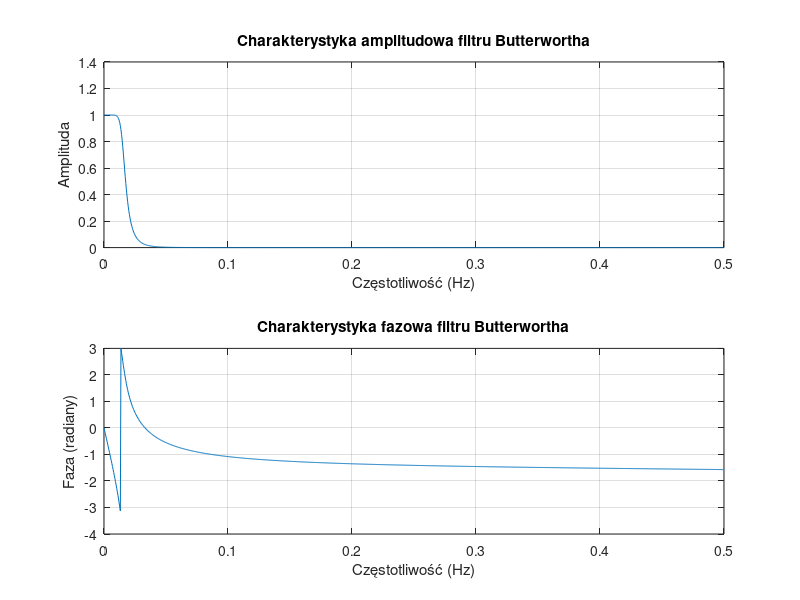

Reproduce this figure in MATLAB.
%% Zad5
clear variables
clc

%% parametry
M = 16;
fs = 1;

%% rozwiazanie zadania
[b,a] = butter(5, (1/M)*fs/2);

[H, f] = freqz(b, a, 1024, fs);

figure;
subplot(2, 1, 1);
plot(f, abs(H));
title('Charakterystyka amplitudowa filtru Butterwortha');
xlabel('Częstotliwość (Hz)');
ylabel('Amplituda');
grid on;

subplot(2, 1, 2);
plot(f, angle(H));
title('Charakterystyka fazowa filtru Butterwortha');
xlabel('Częstotliwość (Hz)');
ylabel('Faza (radiany)');
grid on;
